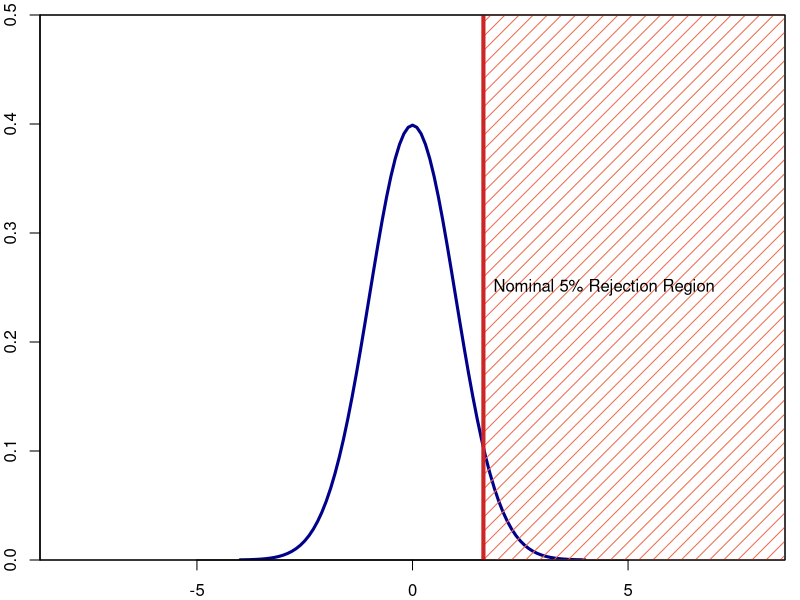
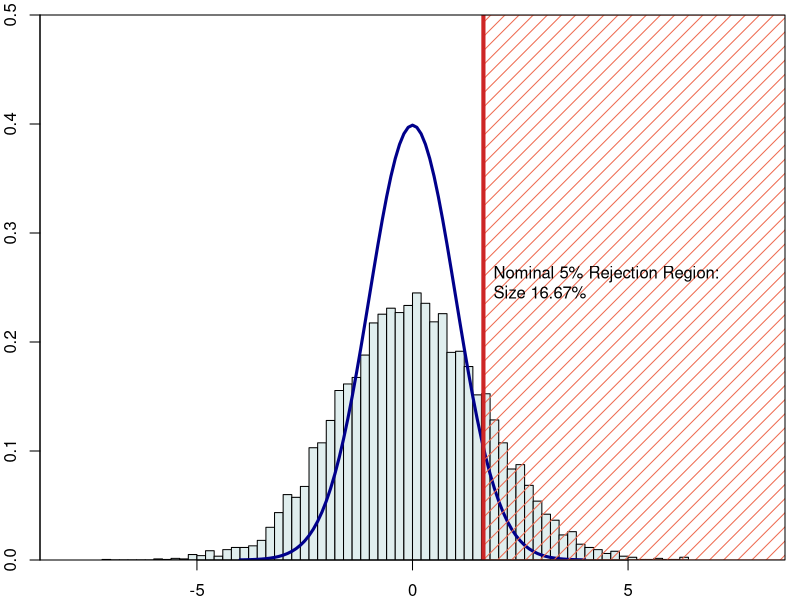
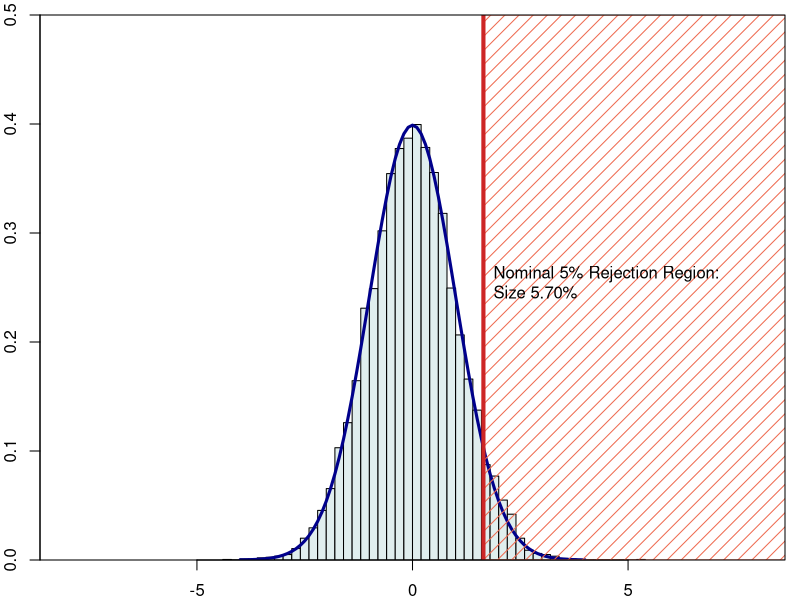

R code for these plots, in order:
## ---- chunk 1
rm(list=ls())
set.seed(42)
S <- 10000
T <- 500
crit <- qnorm(0.95)
w   <- c(0.4,0.3,0.2)
## ---- chunk 2
eps <- rnorm(T)
y   <- rep(0,T)

for( t in 4:T ){
  y[t] <- eps[t] + w[1]*eps[t-1] + w[2]*eps[t-2] + w[3]*eps[t-3]
}

m      <- mean(y)
s2     <- var(y)
se.iid <- sqrt(s2/T)

gamma0 <- var(y)
gamma1 <- cov(y[2:T],y[1:(T-1)])
gamma2 <- cov(y[3:T],y[1:(T-2)])
gamma3 <- cov(y[4:T],y[1:(T-3)])
s2.lr  <- gamma0 + 2*(gamma1 + gamma2 + gamma3)
se.ts  <- sqrt(s2.lr/T)

t1 <- m/se.iid
t2 <- m/se.ts

par( mar=c(2,2,0.75,0.75) , yaxs='i' )
plot( seq(-4,4,0.1) , dnorm(seq(-4,4,0.1)) , col='darkblue' , lwd=3 , t='l',ylim=c(0,0.5),xlim=c(-8,8) )
polygon( c(crit,crit,10,10) , c(0,0.5,0.5,0) ,col='coral2' , density=10)
abline( v=qnorm(0.95) , col='firebrick3' , lwd=4)
text(crit,0.25,sprintf('Nominal 5%% Rejection Region'),col='black',pos=4)
box()
## ---- chunk 3
z.score <- rep(0,S)

for( s in 1:S ){
	eps <- rnorm(T)
	y   <- rep(0,T)

	for( t in 4:T ){
		y[t] <- eps[t] + w[1]*eps[t-1] + w[2]*eps[t-2] + w[3]*eps[t-3]
	}
  
  m  <- mean(y)
  s2 <- var(y)
  se <- sqrt(s2/T)
  
  z.score[s] <- m/se
}

## ---- chunk 4
z.size <- mean( z.score > crit ) 
## ---- chunk 5
par( mar=c(2,2,0.75,0.75) , yaxs='i' )
hist(z.score,50,freq=FALSE,ylim=c(0,0.5),xlim=c(-8,8),col='azure2',main='')
lines( seq(-4,4,0.1) , dnorm(seq(-4,4,0.1)) , col='darkblue' , lwd=3 , t='l',ylim=c(0,0.5),xlim=c(-8,8) )
polygon( c(crit,crit,10,10) , c(0,0.5,0.5,0) ,col='coral2' , density=10)
abline( v=qnorm(0.95) , col='firebrick3' , lwd=4)
text(qnorm(0.95),0.25,sprintf('Nominal 5%% Rejection Region:\nSize %2.2f%%',z.size*100),col='black',pos=4)
box()

## ---- chunk 6
z.score <- rep(0,S)

for( s in 1:S ){
	eps <- rnorm(T)
	y   <- rep(0,T)

	for( t in 4:T ){
		y[t] <- eps[t] + w[1]*eps[t-1] + w[2]*eps[t-2] + w[3]*eps[t-3]
	}
  
  m  <- mean(y)
  gamma0 <- var(y)
  gamma1 <- cov(y[2:T],y[1:(T-1)])
  gamma2 <- cov(y[3:T],y[1:(T-2)])
  gamma3 <- cov(y[4:T],y[1:(T-3)])
  s2.lr  <- gamma0 + 2*(gamma1 + gamma2 + gamma3)

  se <- sqrt(s2.lr/T)
  
  z.score[s] <- m/se

}
## ---- chunk 7
z.size <- mean( z.score > crit )

par( mar=c(2,2,0.75,0.75) , yaxs='i' )
hist(z.score,50,freq=FALSE,ylim=c(0,0.5),xlim=c(-8,8),col='azure2',main='')
lines( seq(-4,4,0.1) , dnorm(seq(-4,4,0.1)) , col='darkblue' , lwd=3 , t='l',ylim=c(0,0.5),xlim=c(-8,8) )
polygon( c(crit,crit,10,10) , c(0,0.5,0.5,0) ,col='coral2' , density=10)
abline( v=qnorm(0.95) , col='firebrick3' , lwd=4)
text(qnorm(0.95),0.25,sprintf('Nominal 5%% Rejection Region:\nSize %2.2f%%',z.size*100),col='black',pos=4)
box()
